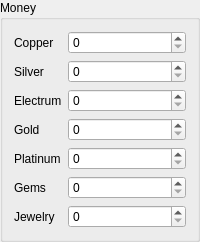
               <widget class="QGroupBox" name="box_money">
                <property name="title">
                 <string>Money</string>
                </property>
                <layout class="QFormLayout" name="form_money">
                 <item row="0" column="0">
                  <widget class="QLabel" name="label_copper">
                   <property name="text">
                    <string>Copper</string>
                   </property>
                  </widget>
                 </item>
                 <item row="0" column="1">
                  <widget class="QSpinBox" name="field_copper">
                   <property name="minimum">
                    <number>0</number>
                   </property>
                   <property name="maximum">
                    <number>65535</number>
                   </property>
                  </widget>
                 </item>
                 <item row="1" column="0">
                  <widget class="QLabel" name="label_silver">
                   <property name="text">
                    <string>Silver</string>
                   </property>
                  </widget>
                 </item>
                 <item row="1" column="1">
                  <widget class="QSpinBox" name="field_silver">
                   <property name="minimum">
                    <number>0</number>
                   </property>
                   <property name="maximum">
                    <number>65535</number>
                   </property>
                  </widget>
                 </item>
                 <item row="2" column="0">
                  <widget class="QLabel" name="label_electrum">
                   <property name="text">
                    <string>Electrum</string>
                   </property>
                  </widget>
                 </item>
                 <item row="2" column="1">
                  <widget class="QSpinBox" name="field_electrum">
                   <property name="minimum">
                    <number>0</number>
                   </property>
                   <property name="maximum">
                    <number>65535</number>
                   </property>
                  </widget>
                 </item>
                 <item row="3" column="0">
                  <widget class="QLabel" name="label_gold">
                   <property name="text">
                    <string>Gold</string>
                   </property>
                  </widget>
                 </item>
                 <item row="3" column="1">
                  <widget class="QSpinBox" name="field_gold">
                   <property name="minimum">
                    <number>0</number>
                   </property>
                   <property name="maximum">
                    <number>65535</number>
                   </property>
                  </widget>
                 </item>
                 <item row="4" column="0">
                  <widget class="QLabel" name="label_platinum">
                   <property name="text">
                    <string>Platinum</string>
                   </property>
                  </widget>
                 </item>
                 <item row="4" column="1">
                  <widget class="QSpinBox" name="field_platinum">
                   <property name="minimum">
                    <number>0</number>
                   </property>
                   <property name="maximum">
                    <number>65535</number>
                   </property>
                  </widget>
                 </item>
                 <item row="5" column="0">
                  <widget class="QLabel" name="label_gems">
                   <property name="text">
                    <string>Gems</string>
                   </property>
                  </widget>
                 </item>
                 <item row="5" column="1">
                  <widget class="QSpinBox" name="field_gems">
                   <property name="minimum">
                    <number>0</number>
                   </property>
                   <property name="maximum">
                    <number>65535</number>
                   </property>
                  </widget>
                 </item>
                 <item row="6" column="0">
                  <widget class="QLabel" name="label_jewelry">
                   <property name="text">
                    <string>Jewelry</string>
                   </property>
                  </widget>
                 </item>
                 <item row="6" column="1">
                  <widget class="QSpinBox" name="field_jewelry">
                   <property name="minimum">
                    <number>0</number>
                   </property>
                   <property name="maximum">
                    <number>65535</number>
                   </property>
                  </widget>
                 </item>
                </layout>
               </widget>
